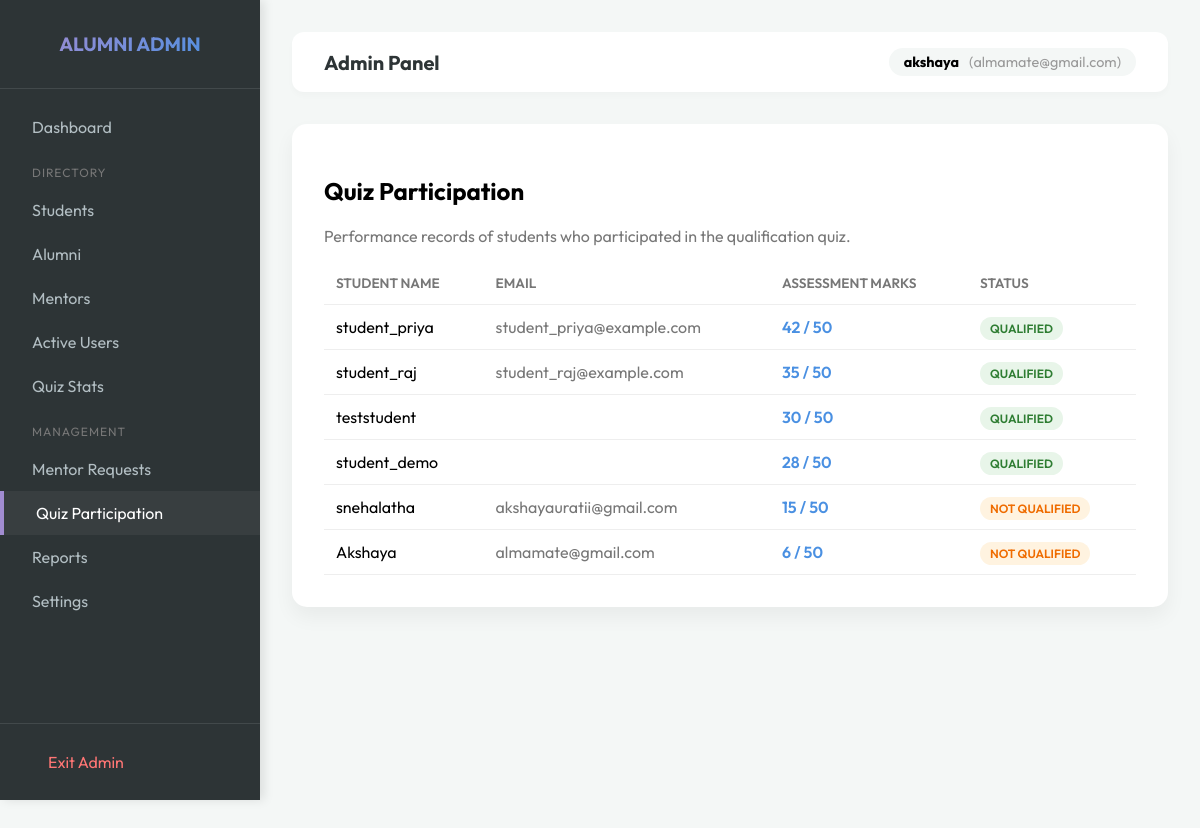
Before: /admin-portal/quiz/ (signed in) with the older database file.
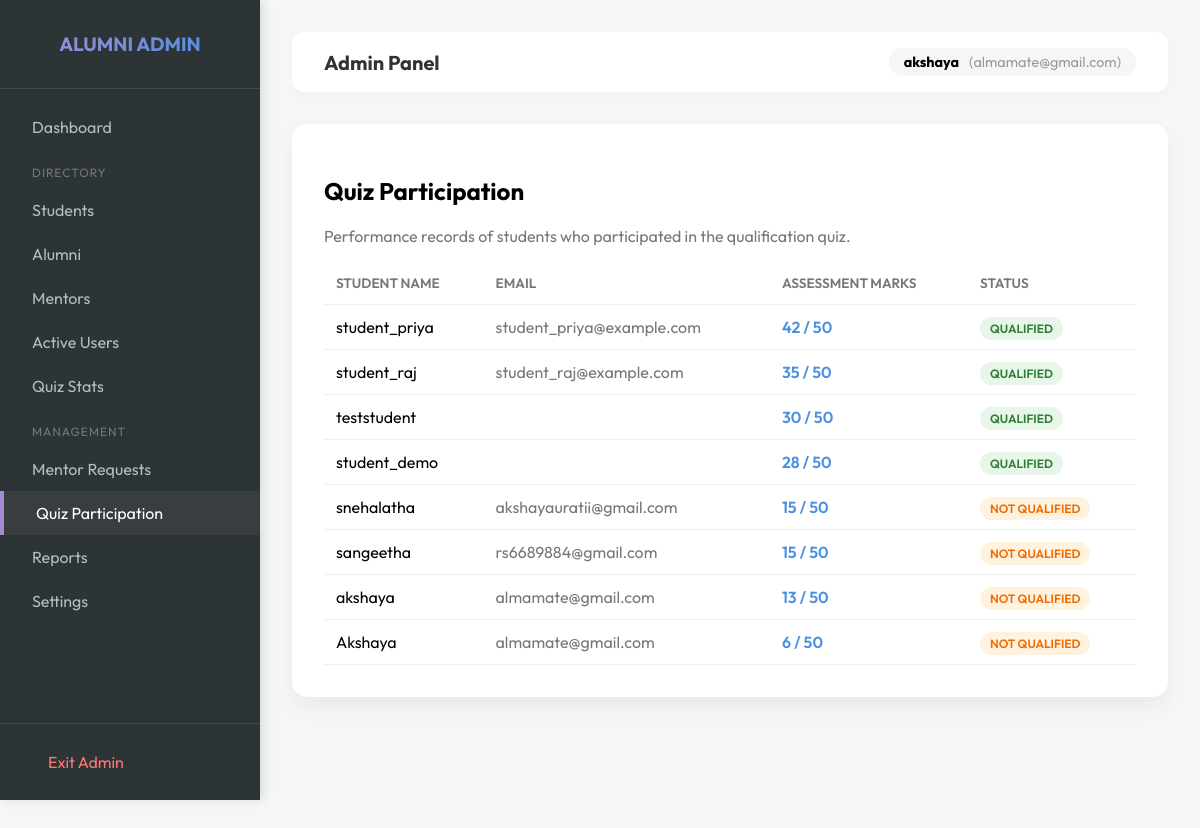
After: the same page with the newer database file.
### network/models.py (models this page shows, shortened)
class Profile(models.Model):
    USER_TYPE_CHOICES = (
        ('student', 'Student'),
        ('alumni', 'Alumni'),
        ('mentor', 'Mentor'),
        ('admin', 'Admin'),
    )
    user = models.OneToOneField(User, on_delete=models.CASCADE)
    user_type = models.CharField(max_length=10, choices=USER_TYPE_CHOICES, default='student')
    assessment_marks = models.IntegerField(default=0)
    bio = models.TextField(blank=True)
    skills = models.TextField(blank=True, help_text="Comma-separated skills")
    profile_picture = models.ImageField(upload_to='profile_pics', blank=True, null=True)
    government_internships = models.TextField(blank=True, help_text="Details of government internships")
    private_internships_jobs = models.TextField(blank=True, help_text="Details of private internships and jobs")

### network/views.py (the view)
# urls.py: path('admin-portal/quiz/', views.admin_quiz_participation, name='admin_quiz_participation'),
@admin_required
def admin_quiz_participation(request):
    from network.models import Profile
    participants = Profile.objects.filter(assessment_marks__gt=0).order_by('-assessment_marks')
    return render(request, 'admin/quiz_participation.html', {'participants': participants})

### templates/admin/quiz_participation.html
{% extends 'admin/admin_base.html' %}
{% block admin_content %}
<div class="card">
    <h2>Quiz Participation</h2>
    <p style="color: #777;">Performance records of students who participated in the qualification quiz.</p>
    <table>
        <thead>
            <tr>
                <th>Student Name</th>
                <th>Email</th>
                <th>Assessment Marks</th>
                <th>Status</th>
            </tr>
        </thead>
        <tbody>
            {% for profile in participants %}
            <tr>
                <td>{{ profile.user.get_full_name|default:profile.user.username }}</td>
                <td style="color: #777;">{{ profile.user.email }}</td>
                <td style="font-weight: 600; color: var(--primary);">{{ profile.assessment_marks }} / 50</td>
                <td>
                    {% if profile.assessment_marks >= 25 %}
                    <span class="badge" style="background: #e8f5e9; color: #2e7d32;">QUALIFIED</span>
                    {% else %}
                    <span class="badge" style="background: #fff3e0; color: #ef6c00;">NOT QUALIFIED</span>
                    {% endif %}
                </td>
            </tr>
            {% endfor %}
        </tbody>
    </table>
</div>
{% endblock %}

Changed rows visible on the page:
added Profile: user.get_full_name "sangeetha", user.email "rs6689884@gmail.com", assessment_marks "15", shows "NOT QUALIFIED"
now on this page (row edited): Profile: user.get_full_name "akshaya", user.email "almamate@gmail.com", assessment_marks "13", shows "NOT QUALIFIED"
